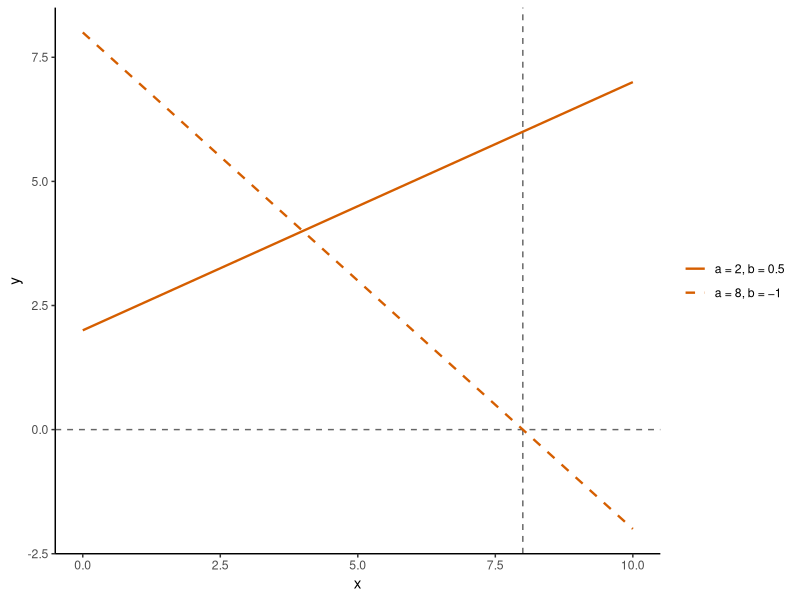
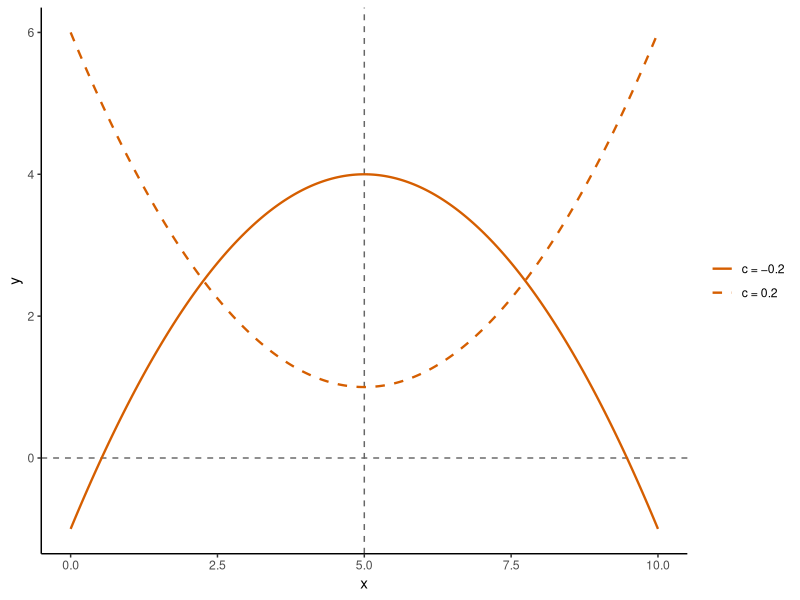
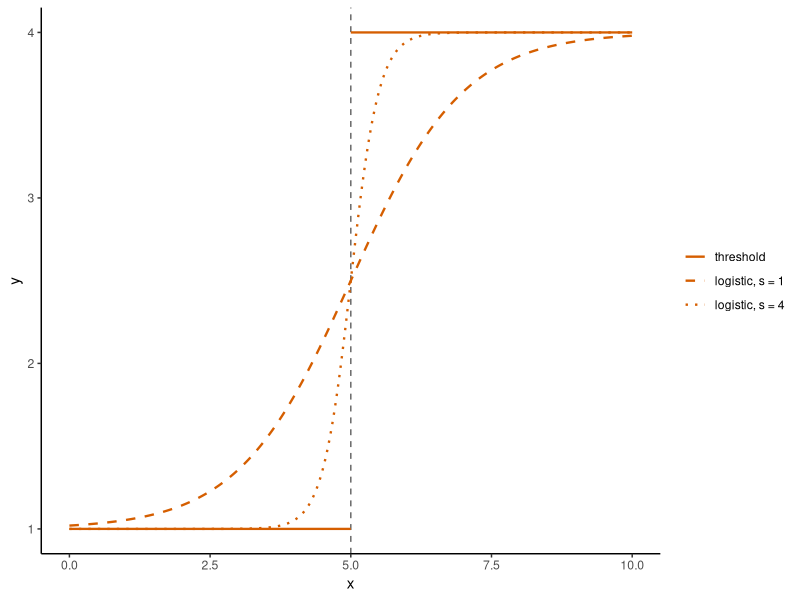
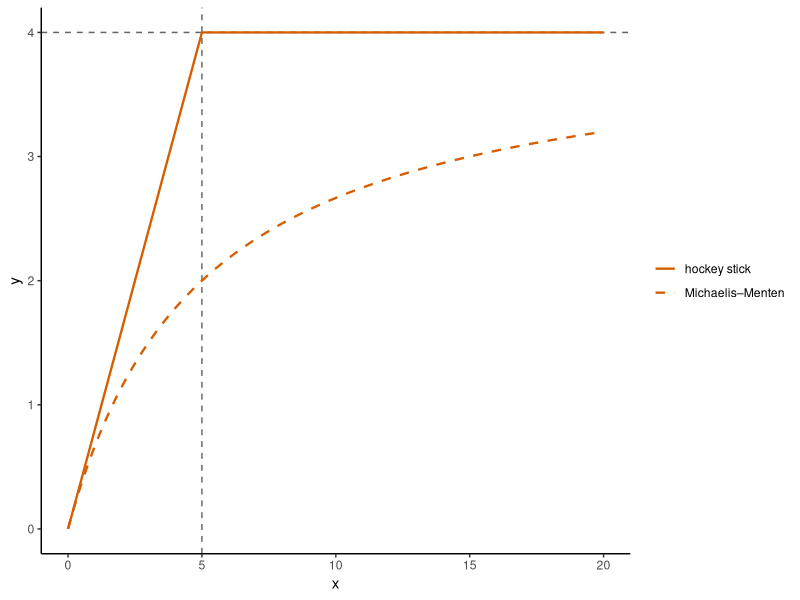
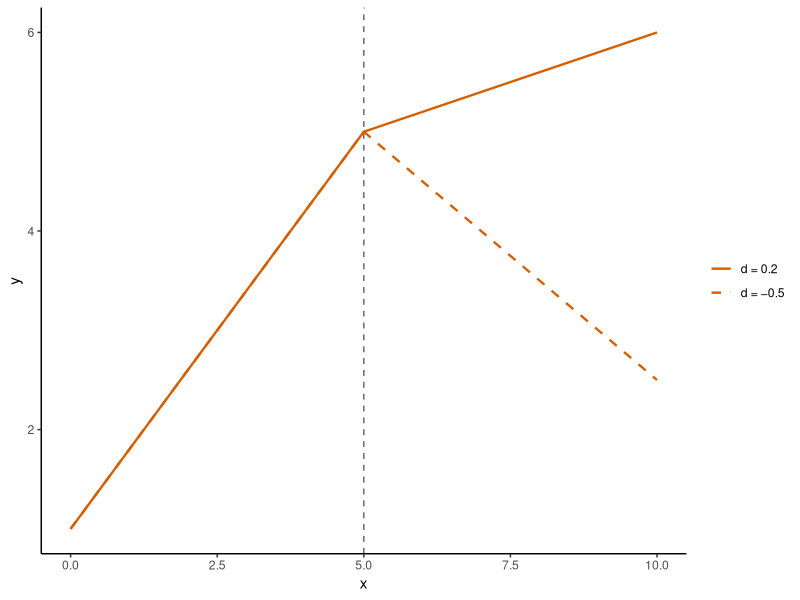
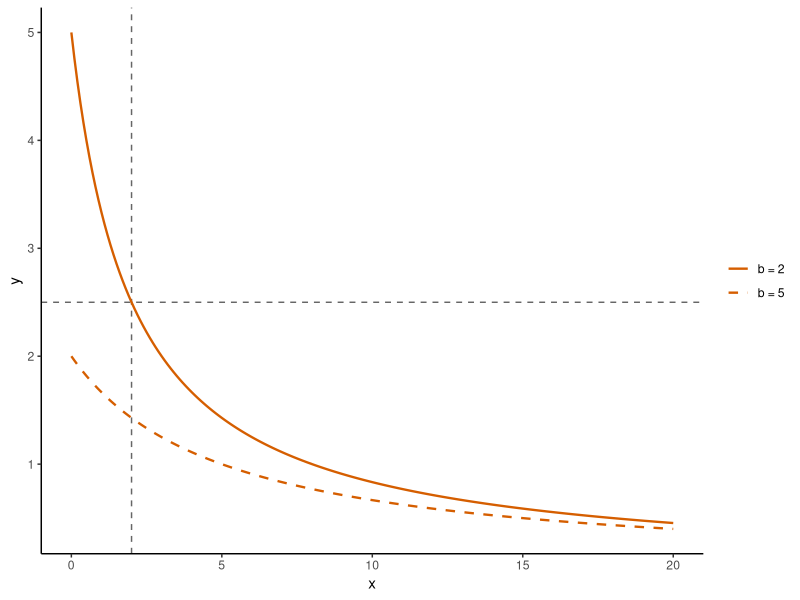
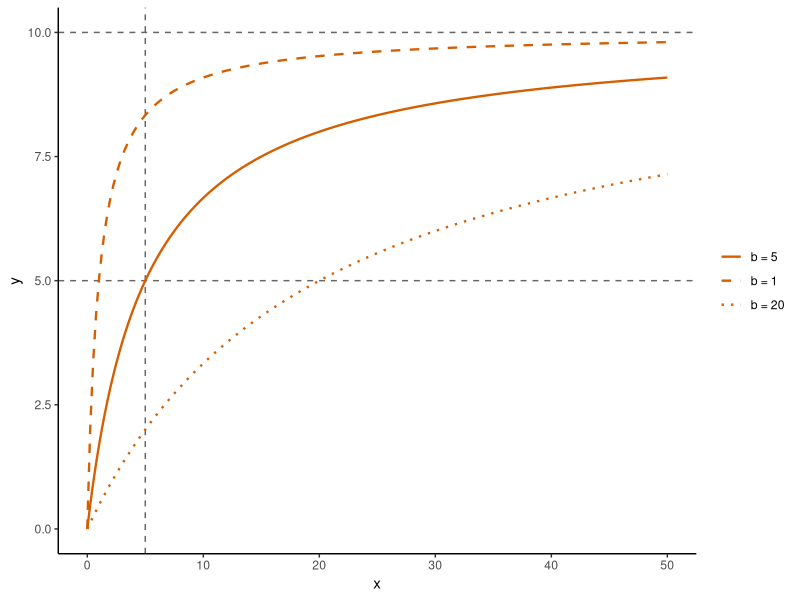
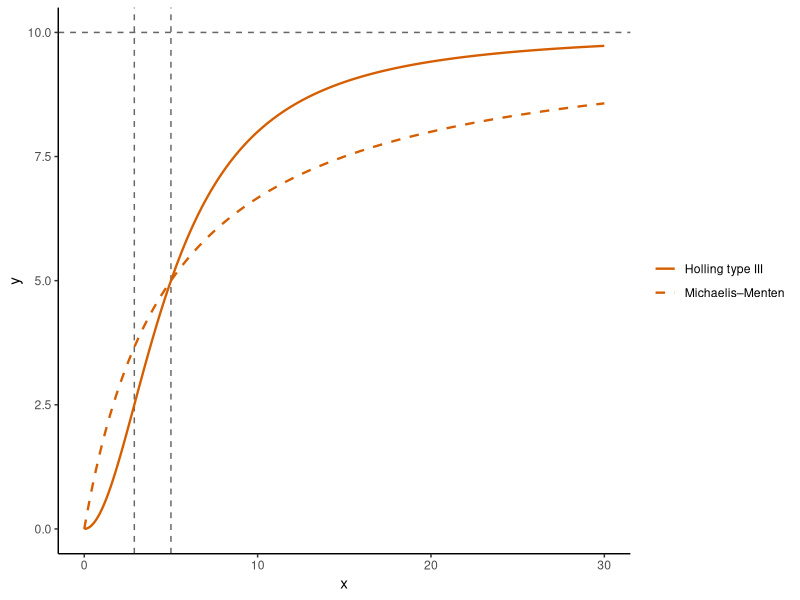

The R script that drew these images, in order:
## ---- chunk 1
#| include: false
# Load ggplot2 for the figures of the shapes of the functions.
library(ggplot2)

# Size of every figure on this page.
knitr::opts_chunk$set(fig.width = 6, fig.height = 3.5)

# Evaluate a function on a grid of x for several sets of parameter values. The names of
# `parameters` label the curves. Values outside the domain (NA or infinite) are dropped.
shape_curves = function(f, x, parameters) {
  curves = list()
  for (i in seq_along(parameters)) {
    y = do.call(f, c(list(x = x), parameters[[i]]))
    curves[[i]] = data.frame(x = x, y = y, curve = names(parameters)[i])
  }
  curve_data = do.call(rbind, curves)
  curve_data$curve = factor(curve_data$curve, levels = names(parameters))
  curve_data$group = curve_data$curve
  curve_data[is.finite(curve_data$y), ]
}

# Draw the curves in one colour with a line type for each set of parameter values. The
# landmarks are grey dashed lines, drawn first so that they lie below the curves.
shape_plot = function(curve_data, hlines = NULL, vlines = NULL) {
  ggplot(curve_data, aes(x = x, y = y, linetype = curve, group = group)) +
    (if (!is.null(hlines)) geom_hline(yintercept = hlines, linetype = "dashed",
                                      colour = "grey40")) +
    (if (!is.null(vlines)) geom_vline(xintercept = vlines, linetype = "dashed",
                                      colour = "grey40")) +
    geom_line(colour = "#D55E00", linewidth = 0.8) +
    scale_linetype_manual(values = c("solid", "dashed", "dotted", "dotdash")) +
    labs(x = "x", y = "y", linetype = NULL) +
    theme_classic()
}
## ---- chunk 2
#| echo: false
#| label: fig-fn-linear
#| fig-cap: "Linear function with a positive slope (a = 2, b = 0.5) and with a negative slope (a = 8, b = −1). The grey lines mark y = 0 and the value x = −a/b = 8 at which the second line crosses it."
# Linear function, as in the summary above.
linear = function(x, a, b) {
  a + b * x
}

curve_data = shape_curves(
  linear,
  x = seq(0, 10, length.out = 201),
  parameters = list(
    "a = 2, b = 0.5" = list(a = 2, b = 0.5),
    "a = 8, b = −1" = list(a = 8, b = -1)
  )
)
shape_plot(curve_data, hlines = 0, vlines = 8)
## ---- chunk 3
#| echo: false
#| label: fig-fn-quadratic
#| fig-cap: "Quadratic function with a maximum (a = −1, b = 2, c = −0.2) and with a minimum (a = 6, b = −2, c = 0.2), both at x = −b/(2c) = 5 (grey vertical line). The first function is negative beyond the two values of x at which it crosses y = 0 (grey horizontal line)."
# Quadratic function, as in the summary above.
quadratic = function(x, a, b, c) {
  a + b * x + c * x^2
}

curve_data = shape_curves(
  quadratic,
  x = seq(0, 10, length.out = 201),
  parameters = list(
    "c = −0.2" = list(a = -1, b = 2, c = -0.2),
    "c = 0.2" = list(a = 6, b = -2, c = 0.2)
  )
)
shape_plot(curve_data, hlines = 0, vlines = 5)
## ---- chunk 4
#| echo: false
#| label: fig-fn-threshold
#| fig-cap: "Threshold function with a = 1, b = 4 and c = 5 (grey line), and two logistic functions with the same levels and midpoint that approach it as the steepness s increases."
# The threshold function, drawn as two pieces so that the jump is not joined by a line.
threshold_data = data.frame(
  x = c(0, 5, 5, 10),
  y = c(1, 1, 4, 4),
  curve = "threshold",
  group = c("below", "below", "above", "above")
)

# Logistic function with a lower level a and an upper level b, as in the text below.
smooth_threshold = function(x, a, b, c, s) {
  a + (b - a) / (1 + exp(-s * (x - c)))
}

logistic_data = shape_curves(
  smooth_threshold,
  x = seq(0, 10, length.out = 401),
  parameters = list(
    "logistic, s = 1" = list(a = 1, b = 4, c = 5, s = 1),
    "logistic, s = 4" = list(a = 1, b = 4, c = 5, s = 4)
  )
)
curve_data = rbind(threshold_data, logistic_data)
curve_data$curve = factor(curve_data$curve,
                          levels = c("threshold", "logistic, s = 1", "logistic, s = 4"))
shape_plot(curve_data, vlines = 5)
## ---- chunk 5
#| echo: false
#| label: fig-fn-hockey-stick
#| fig-cap: "Hockey stick function with a = 0.8 and c = 5, and the Michaelis–Menten function with the same initial slope and the same upper limit, acx/(c + x). The grey lines mark the breakpoint c and the plateau ac = 4; at x = c the Michaelis–Menten function is at half of the plateau."
# Hockey stick function, as in the summary above, and the Michaelis–Menten function.
hockey_stick = function(x, a, c) {
  pmin(a * x, a * c)
}
michaelis_menten = function(x, a, b) {
  a * x / (b + x)
}

x_values = seq(0, 20, length.out = 401)
curve_data = rbind(
  shape_curves(hockey_stick, x = x_values,
               parameters = list("hockey stick" = list(a = 0.8, c = 5))),
  shape_curves(michaelis_menten, x = x_values,
               parameters = list("Michaelis–Menten" = list(a = 4, b = 5)))
)
shape_plot(curve_data, hlines = 4, vlines = 5)
## ---- chunk 6
#| echo: false
#| label: fig-fn-piecewise-linear
#| fig-cap: "Piecewise linear function with a = 1, b = 0.8 and a breakpoint at c = 5 (grey line), for a smaller positive slope beyond the breakpoint (d = 0.2) and for a negative one (d = −0.5). With d = −0.5 the breakpoint is the maximum."
# Piecewise linear function, as in the summary above.
piecewise_linear = function(x, a, b, c, d) {
  ifelse(x < c, a + b * x, a + b * c + d * (x - c))
}

curve_data = shape_curves(
  piecewise_linear,
  x = seq(0, 10, length.out = 401),
  parameters = list(
    "d = 0.2" = list(a = 1, b = 0.8, c = 5, d = 0.2),
    "d = −0.5" = list(a = 1, b = 0.8, c = 5, d = -0.5)
  )
)
shape_plot(curve_data, vlines = 5)
## ---- chunk 7
#| echo: false
#| label: fig-fn-hyperbolic
#| fig-cap: "Hyperbolic function with a = 10, for b = 2 and b = 5. The grey lines show that the first function has fallen to half of its initial value, a/(2b) = 2.5, at x = b = 2."
# Hyperbolic function, as in the summary above.
hyperbolic = function(x, a, b) {
  a / (b + x)
}

curve_data = shape_curves(
  hyperbolic,
  x = seq(0, 20, length.out = 201),
  parameters = list(
    "b = 2" = list(a = 10, b = 2),
    "b = 5" = list(a = 10, b = 5)
  )
)
shape_plot(curve_data, hlines = 2.5, vlines = 2)
## ---- chunk 8
#| echo: false
#| label: fig-fn-michaelis-menten
#| fig-cap: "Michaelis–Menten function with an asymptote a = 10, for three values of the half-maximum b. The grey lines mark the asymptote, half of it and the half-maximum b = 5 of the solid curve."
# Michaelis–Menten function, as in the summary above.
michaelis_menten = function(x, a, b) {
  a * x / (b + x)
}

curve_data = shape_curves(
  michaelis_menten,
  x = seq(0, 50, length.out = 201),
  parameters = list(
    "b = 5" = list(a = 10, b = 5),
    "b = 1" = list(a = 10, b = 1),
    "b = 20" = list(a = 10, b = 20)
  )
)
shape_plot(curve_data, hlines = c(5, 10), vlines = 5)
## ---- chunk 9
#| echo: false
#| label: fig-fn-holling3
#| fig-cap: "Holling type III function and Michaelis–Menten function with the same asymptote a = 10 and half-maximum b = 5. The grey lines mark the asymptote, the inflection point of the type III function at b/√3 ≈ 2.9 and the half-maximum b, where both functions equal 5."
# Holling type III function, as in the summary above.
holling3 = function(x, a, b) {
  a * x^2 / (b^2 + x^2)
}

x_values = seq(0, 30, length.out = 301)
curve_data = rbind(
  shape_curves(holling3, x = x_values,
               parameters = list("Holling type III" = list(a = 10, b = 5))),
  shape_curves(michaelis_menten, x = x_values,
               parameters = list("Michaelis–Menten" = list(a = 10, b = 5)))
)
shape_plot(curve_data, hlines = 10, vlines = c(5 / sqrt(3), 5))
## ---- chunk 10
#| echo: false
#| label: fig-fn-holling4
#| fig-cap: "Holling type IV function with a = 10 and b = 25, for a negative, a zero and a positive value of c. The grey lines mark the asymptote a and, for c = −5, the maximum at x = −2b/c = 10, where the function equals 4ab/(4b − c²) ≈ 13.3."
# Holling type IV function, as in the summary above.
holling4 = function(x, a, b, c) {
  a * x^2 / (b + c * x + x^2)
}

curve_data = shape_curves(
  holling4,
  x = seq(0, 60, length.out = 301),
  parameters = list(
    "c = −5" = list(a = 10, b = 25, c = -5),
    "c = 0" = list(a = 10, b = 25, c = 0),
    "c = 5" = list(a = 10, b = 25, c = 5)
  )
)
shape_plot(curve_data, hlines = 10, vlines = 10)
## ---- chunk 11
#| echo: false
#| label: fig-fn-exponential
#| fig-cap: "Exponential function with a = 10, for b = 0.2 and b = 0.5. The grey lines show that the first function has fallen to half of its initial value at its half-life, log(2)/b ≈ 3.5."
# Exponential function, as in the summary above.
exponential = function(x, a, b) {
  a * exp(-b * x)
}

curve_data = shape_curves(
  exponential,
  x = seq(0, 20, length.out = 201),
  parameters = list(
    "b = 0.2" = list(a = 10, b = 0.2),
    "b = 0.5" = list(a = 10, b = 0.5)
  )
)
shape_plot(curve_data, hlines = 5, vlines = log(2) / 0.2)
## ---- chunk 12
#| echo: false
#| label: fig-fn-monomolecular
#| fig-cap: "Saturating exponential function with a = 10 and b = 0.2, and the Michaelis–Menten function with the same asymptote and the same initial slope ab = 2 (asymptote 10, half-maximum 1/b = 5). The grey lines mark the asymptote, half of it and the two half-maxima, log(2)/b ≈ 3.5 and 5."
# Saturating exponential function, as in the summary above.
saturating_exponential = function(x, a, b) {
  a * (1 - exp(-b * x))
}

x_values = seq(0, 40, length.out = 401)
curve_data = rbind(
  shape_curves(saturating_exponential, x = x_values,
               parameters = list("saturating exponential" = list(a = 10, b = 0.2))),
  shape_curves(michaelis_menten, x = x_values,
               parameters = list("Michaelis–Menten" = list(a = 10, b = 5)))
)
shape_plot(curve_data, hlines = c(5, 10), vlines = c(log(2) / 0.2, 5))
## ---- chunk 13
#| echo: false
#| label: fig-fn-ricker
#| fig-cap: "Ricker function with an initial slope a = 1, for b = 0.2 and b = 0.4. The grey lines mark the maximum of the first function at x = 1/b = 5 and its inflection point at x = 2/b = 10."
# Ricker function, as in the summary above.
ricker = function(x, a, b) {
  a * x * exp(-b * x)
}

curve_data = shape_curves(
  ricker,
  x = seq(0, 30, length.out = 301),
  parameters = list(
    "b = 0.2" = list(a = 1, b = 0.2),
    "b = 0.4" = list(a = 1, b = 0.4)
  )
)
shape_plot(curve_data, vlines = c(5, 10))
## ---- chunk 14
#| echo: false
#| label: fig-fn-logistic
#| fig-cap: "Logistic function with an asymptote a = 10 and a midpoint c = 5, for three values of the steepness b. The grey lines mark the asymptote and the inflection point at x = c, where every curve equals a/2 = 5."
# Logistic function, as in the summary above.
logistic = function(x, a, b, c) {
  a / (1 + exp(-b * (x - c)))
}

curve_data = shape_curves(
  logistic,
  x = seq(-5, 15, length.out = 401),
  parameters = list(
    "b = 1" = list(a = 10, b = 1, c = 5),
    "b = 0.5" = list(a = 10, b = 0.5, c = 5),
    "b = 3" = list(a = 10, b = 3, c = 5)
  )
)
shape_plot(curve_data, hlines = c(5, 10), vlines = 5)
## ---- chunk 15
#| echo: false
#| label: fig-fn-gompertz
#| fig-cap: "Gompertz function and logistic function with the same parameters, a = 10, b = 1 and c = 5. Both are steepest at x = c (grey vertical line), where the Gompertz function equals a/e ≈ 3.7 and the logistic function a/2 = 5. The grey horizontal lines mark the asymptote and a/e."
# Gompertz function, as in the summary above.
gompertz = function(x, a, b, c) {
  a * exp(-exp(-b * (x - c)))
}

x_values = seq(-2, 12, length.out = 401)
curve_data = rbind(
  shape_curves(gompertz, x = x_values,
               parameters = list("Gompertz" = list(a = 10, b = 1, c = 5))),
  shape_curves(logistic, x = x_values,
               parameters = list("logistic" = list(a = 10, b = 1, c = 5)))
)
shape_plot(curve_data, hlines = c(10 / exp(1), 10), vlines = 5)
## ---- chunk 16
#| echo: false
#| label: fig-fn-gaussian
#| fig-cap: "Bell-shaped function with a peak of height a = 10 at c = 5, for the widths b = 1 and b = 2. The grey lines mark the peak and the inflection points of the first function at c ± b."
# Bell-shaped function, as in the summary above.
bell_shaped = function(x, a, b, c) {
  a * exp(-(x - c)^2 / (2 * b^2))
}

curve_data = shape_curves(
  bell_shaped,
  x = seq(0, 10, length.out = 401),
  parameters = list(
    "b = 1" = list(a = 10, b = 1, c = 5),
    "b = 2" = list(a = 10, b = 2, c = 5)
  )
)
shape_plot(curve_data, vlines = c(4, 5, 6))
## ---- chunk 17
#| echo: false
#| label: fig-fn-power
#| fig-cap: "Power law with a = 1 for four values of the exponent b: decreasing (b < 0), concave (0 < b < 1), a straight line (b = 1) and convex (b > 1). The grey lines mark the point x = 1, y = a through which every curve passes."
# Power law, as in the summary above.
power_law = function(x, a, b) {
  a * x^b
}

curve_data = shape_curves(
  power_law,
  x = seq(0, 3, length.out = 301),
  parameters = list(
    "b = −0.5" = list(a = 1, b = -0.5),
    "b = 0.5" = list(a = 1, b = 0.5),
    "b = 1" = list(a = 1, b = 1),
    "b = 2" = list(a = 1, b = 2)
  )
)
# The curve for b = -0.5 is infinite at x = 0, so the y axis is cut at 5.
shape_plot(curve_data, hlines = 1, vlines = 1) +
  coord_cartesian(ylim = c(0, 5))
## ---- chunk 18
#| echo: false
#| label: fig-fn-von-bertalanffy
#| fig-cap: "Simple form (d = 0) and generalised form with d = 2/3 of the von Bertalanffy function, with a = 10, b = 0.2 and c = −2. Both start from zero at x = c. The grey lines mark the asymptote and the inflection point of the generalised form at x = c + log(3)/b ≈ 3.5."
# Generalised von Bertalanffy function; d = 0 gives the simple form of the summary above.
von_bertalanffy = function(x, a, b, c, d) {
  a * (1 - exp(-b * (x - c)))^(1 / (1 - d))
}

curve_data = shape_curves(
  von_bertalanffy,
  x = seq(-2, 30, length.out = 321),
  parameters = list(
    "simple, d = 0" = list(a = 10, b = 0.2, c = -2, d = 0),
    "generalised, d = 2/3" = list(a = 10, b = 0.2, c = -2, d = 2 / 3)
  )
)
shape_plot(curve_data, hlines = 10, vlines = -2 + log(3) / 0.2)
## ---- chunk 19
#| echo: false
#| label: fig-fn-shepherd
#| fig-cap: "Shepherd function for three values of the exponent c, with the initial slope s = a/b = 2 and the scale k = b^(1/c) = 5 the same for all three (a = 4.47 and b = 2.24 for c = 0.5; a = 10 and b = 5 for c = 1; a = 50 and b = 25 for c = 2). Every curve passes through x = k, y = sk/2 = 5 (grey lines), which is also the maximum for c = 2."
# Shepherd function, as in the summary above.
shepherd = function(x, a, b, c) {
  a * x / (b + x^c)
}

# Parameters from the initial slope s = 2 and the scale k = 5: b = k^c and a = s * b.
curve_data = shape_curves(
  shepherd,
  x = seq(0, 30, length.out = 301),
  parameters = list(
    "c = 0.5" = list(a = 2 * 5^0.5, b = 5^0.5, c = 0.5),
    "c = 1" = list(a = 2 * 5, b = 5, c = 1),
    "c = 2" = list(a = 2 * 5^2, b = 5^2, c = 2)
  )
)
shape_plot(curve_data, hlines = 5, vlines = 5)
## ---- chunk 20
#| echo: false
#| label: fig-fn-hassell
#| fig-cap: "Hassell function with b = 5 for three values of the exponent c, with the same initial slope s = a/b^c = 2 (a = 4.47 for c = 0.5, a = 10 for c = 1 and a = 50 for c = 2). The grey lines mark the maximum for c = 2 at x = b/(c − 1) = 5 and its inflection point at 2b/(c − 1) = 10."
# Hassell function, as in the summary above.
hassell = function(x, a, b, c) {
  a * x / (b + x)^c
}

# Parameters from the initial slope s = 2 and b = 5: a = s * b^c.
curve_data = shape_curves(
  hassell,
  x = seq(0, 30, length.out = 301),
  parameters = list(
    "c = 0.5" = list(a = 2 * 5^0.5, b = 5, c = 0.5),
    "c = 1" = list(a = 2 * 5, b = 5, c = 1),
    "c = 2" = list(a = 2 * 5^2, b = 5, c = 2)
  )
)
shape_plot(curve_data, vlines = c(5, 10))
## ---- chunk 21
#| echo: false
#| label: fig-fn-generalised-ricker
#| fig-cap: "Generalised Ricker function with its peak at x = b = 5 and of height a = 10 (grey lines), for three values of the exponent c. With c = 1 it is a Ricker function; larger values of c give a narrower peak."
# Generalised Ricker function, as in the summary above.
generalised_ricker = function(x, a, b, c) {
  a * ((x / b) * exp(1 - x / b))^c
}

curve_data = shape_curves(
  generalised_ricker,
  x = seq(0, 25, length.out = 401),
  parameters = list(
    "c = 1" = list(a = 10, b = 5, c = 1),
    "c = 5" = list(a = 10, b = 5, c = 5),
    "c = 20" = list(a = 10, b = 5, c = 20)
  )
)
shape_plot(curve_data, hlines = 10, vlines = 5)
## ---- chunk 22
#| echo: false
#| label: fig-fn-nonrectangular
#| fig-cap: "Non-rectangular hyperbola with α = 1 and p_max = 10, for three values of the sharpness θ. With θ = 1 it is a hockey stick function. The grey lines mark the asymptote p_max and the value x = p_max/α = 10 at which the curves equal p_max/(1 + √(1 − θ))."
# Non-rectangular hyperbola, as in the summary above. Rounding error can make the term
# under the square root slightly negative when theta = 1, so it is kept at zero or above.
nonrectangular = function(x, alpha, p_max, theta) {
  s = alpha * x
  (s + p_max - sqrt(pmax(0, (s + p_max)^2 - 4 * theta * s * p_max))) / (2 * theta)
}

curve_data = shape_curves(
  nonrectangular,
  x = seq(0, 40, length.out = 401),
  parameters = list(
    "θ = 0.2" = list(alpha = 1, p_max = 10, theta = 0.2),
    "θ = 0.75" = list(alpha = 1, p_max = 10, theta = 0.75),
    "θ = 1" = list(alpha = 1, p_max = 10, theta = 1)
  )
)
shape_plot(curve_data, hlines = 10, vlines = 10)
## ---- chunk 23
#| echo: false
#| label: fig-fn-richards
#| fig-cap: "Richards function with a = 10, b = 1 and c = 5, for three values of the shape d: d = −1/3 (a generalised von Bertalanffy function, which starts from zero at x = c + log(1/3)/b ≈ 3.9), d = 1 (the logistic function) and d = 4. Every curve is steepest at x = c (grey line), at a fraction (1 + d)^(−1/d) of the asymptote that increases with d."
# Richards function, as in the summary above. When d < 0 the function is defined only
# where 1 + d * exp(-b * (x - c)) is positive, so it is set to NA elsewhere.
richards = function(x, a, b, c, d) {
  base = 1 + d * exp(-b * (x - c))
  ifelse(base > 0, a / base^(1 / d), NA)
}

curve_data = shape_curves(
  richards,
  x = seq(-4, 12, length.out = 641),
  parameters = list(
    "d = −1/3" = list(a = 10, b = 1, c = 5, d = -1 / 3),
    "d = 1" = list(a = 10, b = 1, c = 5, d = 1),
    "d = 4" = list(a = 10, b = 1, c = 5, d = 4)
  )
)
shape_plot(curve_data, hlines = 10, vlines = 5)
